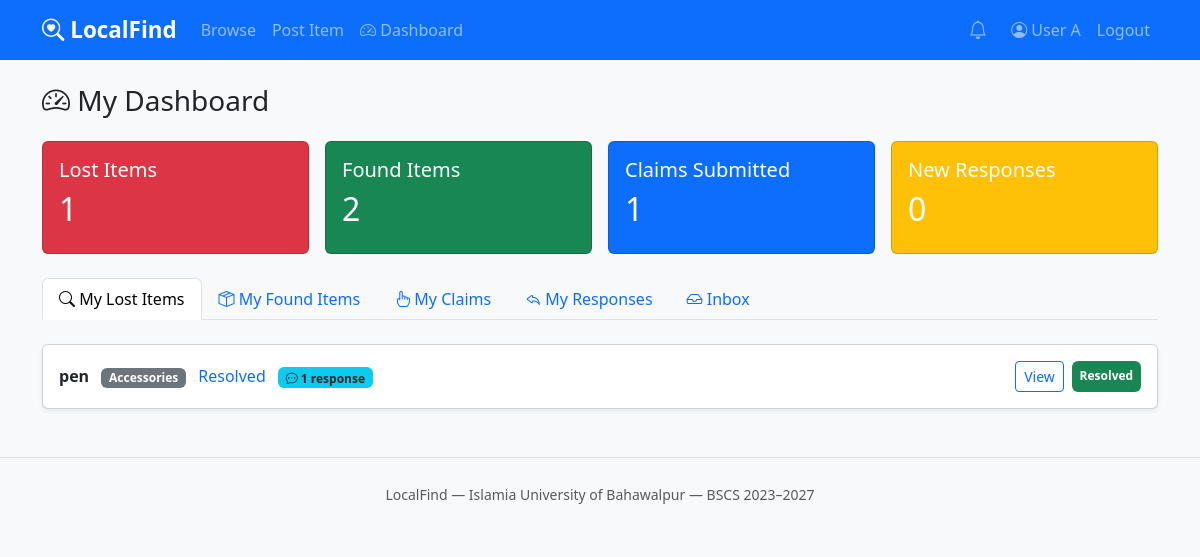
/dashboard/ (signed in), run on an earlier commit of the app's database.
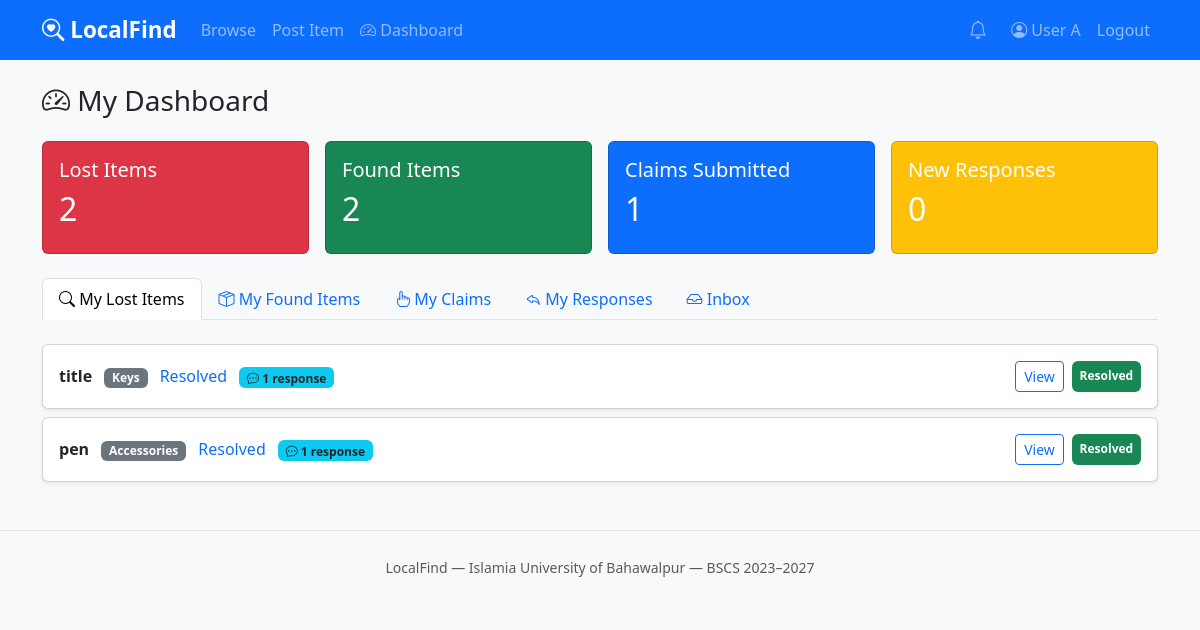
And on a later commit of the database.
### items/models.py (models this page shows, shortened)
class Item(models.Model):
    ITEM_TYPE_CHOICES = [
        ('lost', 'Lost'),
        ('found', 'Found'),
    ]
    CATEGORY_CHOICES = [
        ('electronics', 'Electronics'),
        ('documents', 'Documents'),
        ('keys', 'Keys'),
        ('accessories', 'Accessories'),
        ('clothing', 'Clothing'),
        ('other', 'Other'),
    ]
    STATUS_CHOICES = [
        ('active', 'Active'),
        ('claimed', 'Claimed'),
        ('resolved', 'Resolved'),
        ('expired', 'Expired'),
    ]
    posted_by         = models.ForeignKey(settings.AUTH_USER_MODEL, on_delete=models.CASCADE, related_name='items')
    item_type         = models.CharField(max_length=10, choices=ITEM_TYPE_CHOICES)
    title             = models.CharField(max_length=200)
    category          = models.CharField(max_length=20, choices=CATEGORY_CHOICES)
    description       = models.TextField()
    location          = models.CharField(max_length=200)
    date_of_incident  = models.DateField()
    image             = models.ImageField(upload_to='items/', blank=True, null=True)
    status            = models.CharField(max_length=10, choices=STATUS_CHOICES, default='active')
    created_at        = models.DateTimeField(auto_now_add=True)
    expires_at        = models.DateTimeField(default=expiry_date)
    class Meta:
        ordering = ['-created_at']

### items/views.py (the view)
# urls.py: path('dashboard/',                views.dashboard,          name='dashboard'),
@login_required
def dashboard(request):
    my_lost          = Item.objects.filter(posted_by=request.user, item_type='lost')
    my_found         = Item.objects.filter(posted_by=request.user, item_type='found')
    my_claims        = Claim.objects.filter(claimant=request.user)
    my_responses     = FoundResponse.objects.filter(responder=request.user)
    responses_on_my_items = FoundResponse.objects.filter(item__posted_by=request.user).order_by('-submitted_at')
    unread_count     = responses_on_my_items.filter(is_read=False).count()
    return render(request, 'dashboard/dashboard.html', {
        'my_lost':               my_lost,
        'my_found':              my_found,
        'my_claims':             my_claims,
        'my_responses':          my_responses,
        'responses_on_my_items': responses_on_my_items,
        'unread_count':          unread_count,
    })

### items/context_processors.py (called while the page is built)
def notifications(request):
    if request.user.is_authenticated:
        notifs = Notification.objects.filter(
            recipient=request.user
        ).order_by('-created_at')[:5]
        unread_count = Notification.objects.filter(
            recipient=request.user, is_read=False
        ).count()
        return {
            'notifications': notifs,
            'unread_notif_count': unread_count,
        }
    return {
        'notifications': [],
        'unread_notif_count': 0,
    }

### templates/dashboard/dashboard.html (shortened to what this page needs)
{% extends 'base.html' %}
{% block content %}
<h3 class="mb-4"><i class="bi bi-speedometer2"></i> My Dashboard</h3>
<div class="row g-3 mb-4">
  <div class="col-md-3">
    <div class="card text-white bg-danger">
      <div class="card-body">
        <h5 class="card-title">Lost Items</h5>
        <h2>{{ my_lost.count }}</h2>
      </div>
    </div>
  </div>
  <div class="col-md-3">
    <div class="card text-white bg-success">
      <div class="card-body">
        <h5 class="card-title">Found Items</h5>
        <h2>{{ my_found.count }}</h2>
      </div>
    </div>
  </div>
  <div class="col-md-3">
    <div class="card text-white bg-primary">
      <div class="card-body">
        <h5 class="card-title">Claims Submitted</h5>
        <h2>{{ my_claims.count }}</h2>
      </div>
    </div>
  </div>
  <div class="col-md-3">
    <div class="card text-white bg-warning">
      <div class="card-body">
        <h5 class="card-title">New Responses</h5>
        <h2>{{ unread_count }}</h2>
      </div>
    </div>
  </div>
</div>
<ul class="nav nav-tabs mb-4" id="dashTabs">
  <li class="nav-item">
    <a class="nav-link active" data-bs-toggle="tab" href="#lost">
      <i class="bi bi-search"></i> My Lost Items
    </a>
  </li>
  <li class="nav-item">
    <a class="nav-link" data-bs-toggle="tab" href="#found">
      <i class="bi bi-box-seam"></i> My Found Items
    </a>
  </li>
  <li class="nav-item">
    <a class="nav-link" data-bs-toggle="tab" href="#claims">
      <i class="bi bi-hand-index"></i> My Claims
    </a>
  </li>
  <li class="nav-item">
    <a class="nav-link" data-bs-toggle="tab" href="#responses">
      <i class="bi bi-reply"></i> My Responses
    </a>
  </li>
  <li class="nav-item">
    <a class="nav-link" data-bs-toggle="tab" href="#inbox">
      <i class="bi bi-inbox"></i> Inbox
    </a>
  </li>
</ul>
<div class="tab-content">
  <div class="tab-pane fade show active" id="lost">
    {% for item in my_lost %}
    <div class="card mb-2 shadow-sm">
      <div class="card-body d-flex justify-content-between align-items-center">
        <div>
          <strong>{{ item.title }}</strong>
          <span class="badge bg-secondary ms-2">{{ item.get_category_display }}</span>
          <span class="ms-2 status-{{ item.status }}">{{ item.get_status_display }}</span>
          {% if item.found_responses.count > 0 %}
          <span class="badge bg-info text-dark ms-2">
            <i class="bi bi-chat-dots"></i> {{ item.found_responses.count }} response{{ item.found_responses.count|pluralize }}
          </span>
          {% endif %}
        </div>
        <div class="d-flex gap-2">
          <a href="{% url 'items:detail' item.pk %}" class="btn btn-sm btn-outline-primary">View</a>
          {% if item.status != 'resolved' %}
          <a href="{% url 'items:resolve_item' item.pk %}"
             class="btn btn-sm btn-success"
             onclick="return confirm('Mark this item as resolved? It will be removed from browse.')">
            <i class="bi bi-check-circle"></i> Mark Resolved
          </a>
          {% else %}
          <span class="badge bg-success d-flex align-items-center">Resolved</span>
          {% endif %}
        </div>
      </div>
    </div>
    {% empty %}
    <div class="text-center py-4 text-muted">
      <i class="bi bi-search" style="font-size:2rem;"></i>
      <p class="mt-2">You have not posted any lost items yet.</p>
      <a href="{% url 'items:post_item' %}" class="btn btn-primary btn-sm">Post a Lost Item</a>
    </div>
    {% endfor %}
  </div>
</div>
{% endblock %}

What changed in the data, as far as the page shows it:
added Item: title "title", category "Keys", status "Resolved", found_responses.count "1"
Also different on the page:
{{ my_lost.count }}: "1" → "2"
